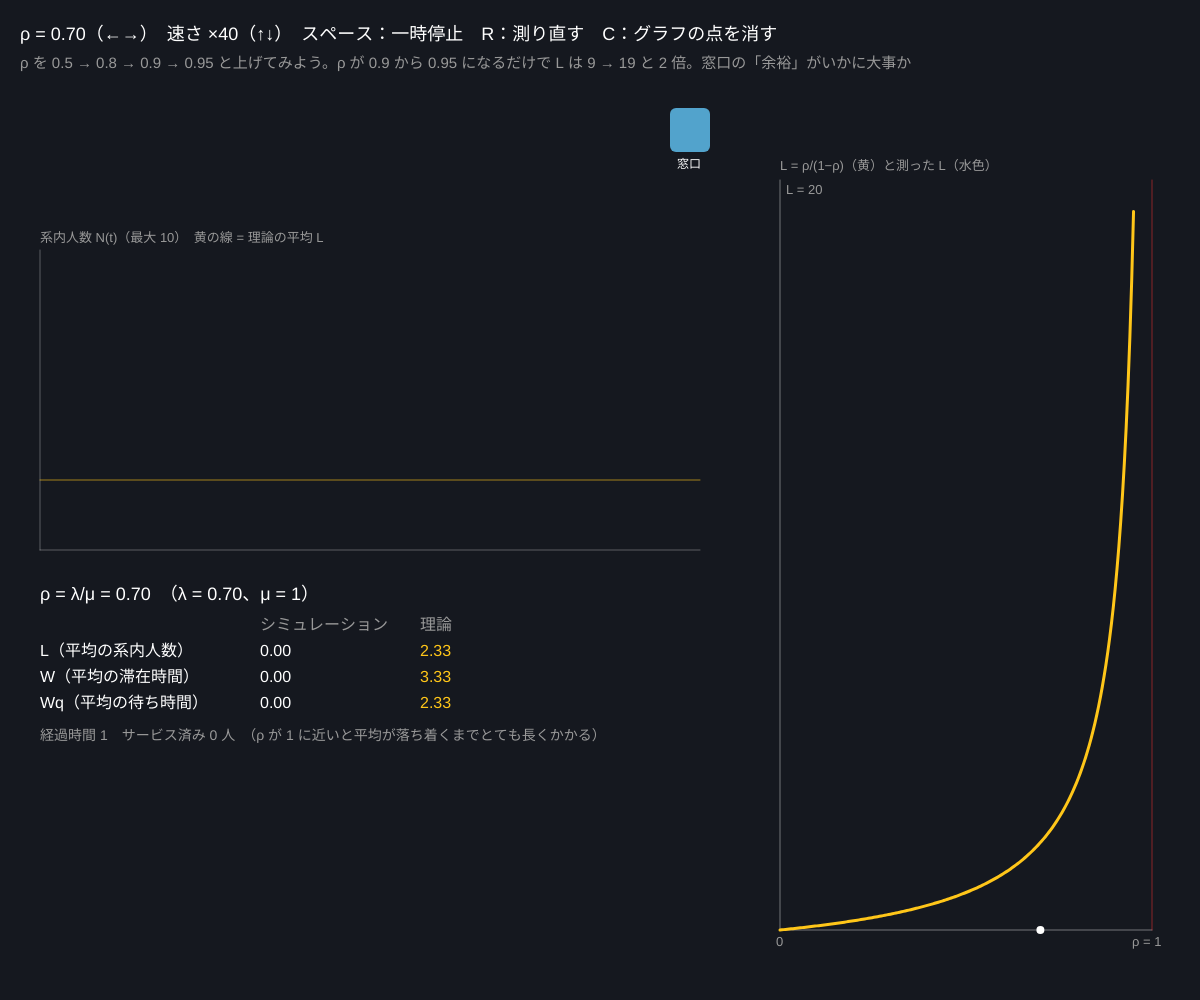
Frame 1 (no input)
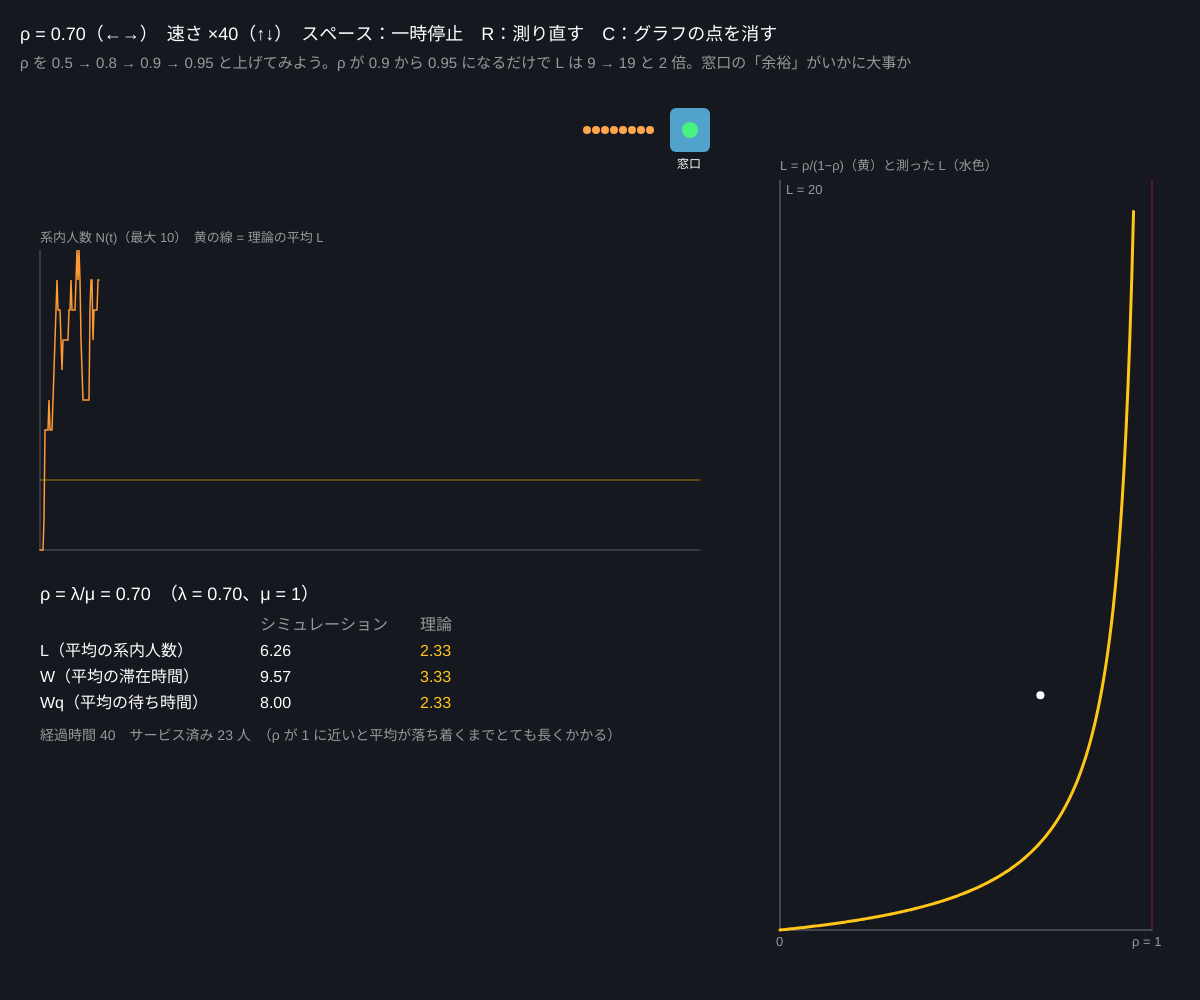
Frame 60 (no input)
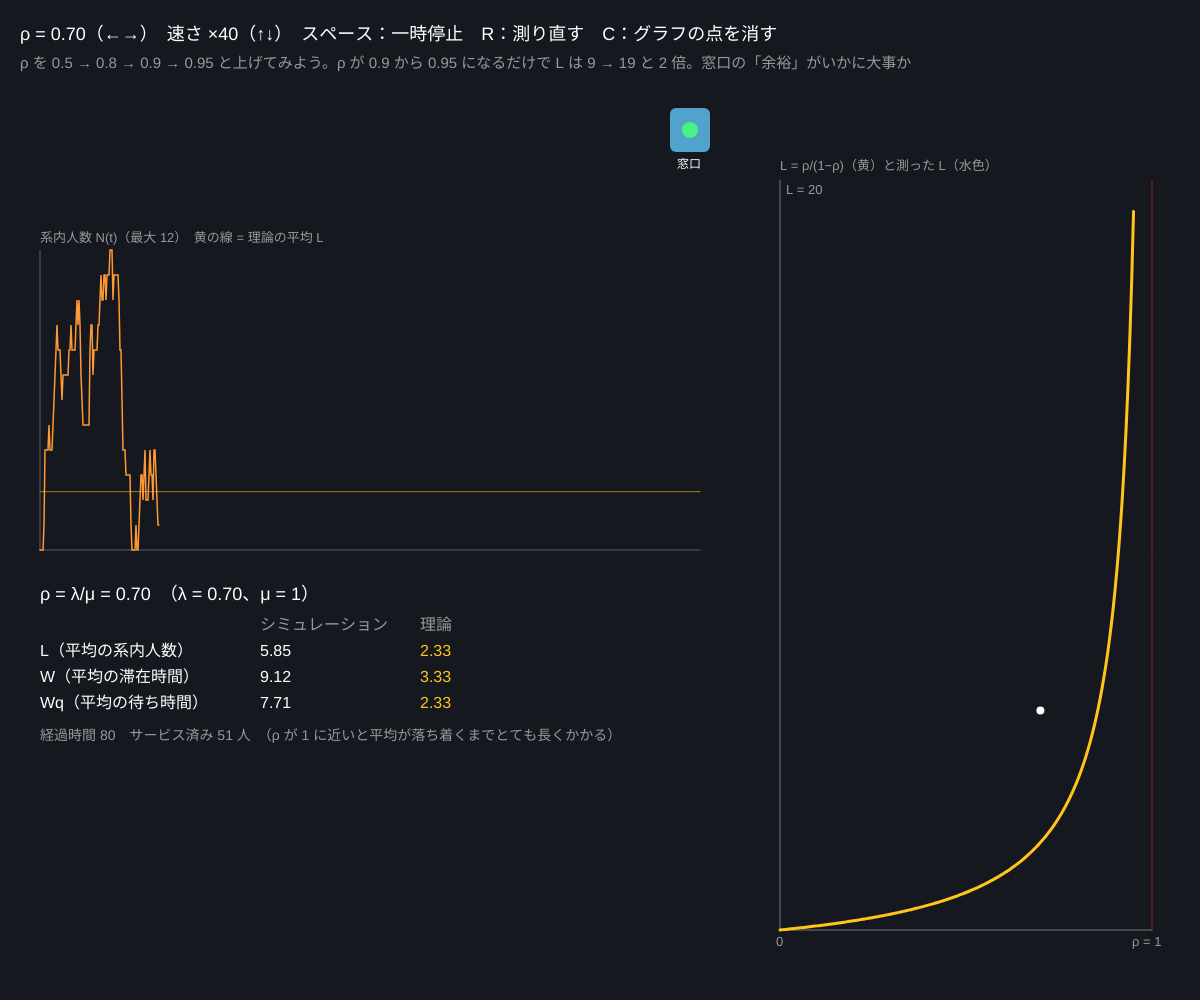
Frame 120 (the mouse pressed at the canvas centre since frame 60)

The p5.js sketch that drew these frames (run headless with seeded random() and noise() and a simulated clock; from frame 60 on, the mouse is pressed at the canvas centre):

// p5.js sketch
// ── sketch.js
// ============================================
// 03 M/M/1 待ち行列
// M（ポアソン到着）/ M（指数分布のサービス）/ 1（窓口 1 つ）。待ち行列理論のいちばん基本の模型
//   利用率 ρ = λ/μ　平均の系内人数 L = ρ/(1−ρ)　平均の滞在時間 W = 1/(μ−λ)
//   ρ → 1 で L も W も無限大に吹き上がる。「9 割しか使っていないのに大渋滞」
// ←→ = ρ / ↑↓ = 時間の速さ / スペース = 一時停止 / R = 測り直す / C = グラフの点を消す
// ============================================

let rhoList = [0.1, 0.2, 0.3, 0.4, 0.5, 0.6, 0.7, 0.8, 0.85, 0.9, 0.95, 0.98];   // ★ 選べる ρ
let ri = 6;
let mu = 1;                // ★ サービス率（平均サービス時間 = 1/μ）
let speed = 40;            // ★ 1 秒で進む時間
let paused = false;
let simT, nextArr, nextDep, inSys, areaN, nDone, sumW, sumWq, rec, measured = {};

function setup() {
  createCanvas(windowWidth, windowHeight);
  colorMode(HSB, 360, 100, 100, 100);
  resetSim();
}
function lam() { return rhoList[ri] * mu; }
function resetSim() {
  simT = 0; nextArr = expRand(lam()); nextDep = Infinity;
  inSys = []; areaN = 0; nDone = 0; sumW = 0; sumWq = 0; rec = [];
}

function advance(tEnd) {
  while (min(nextArr, nextDep) <= tEnd) {
    let tn = min(nextArr, nextDep);
    areaN += inSys.length * (tn - simT); simT = tn;
    if (nextArr <= nextDep) {
      inSys.push({ arr: simT, start: -1 });
      if (inSys.length === 1) { inSys[0].start = simT; nextDep = simT + expRand(mu); }
      nextArr = simT + expRand(lam());
      if (inSys.length > 3000) inSys.pop();           // 念のための上限
    } else {
      let c = inSys.shift(); nDone++; sumW += simT - c.arr; sumWq += c.start - c.arr;
      if (inSys.length > 0) { inSys[0].start = simT; nextDep = simT + expRand(mu); } else nextDep = Infinity;
    }
  }
  areaN += inSys.length * (tEnd - simT); simT = tEnd;
}

function draw() {
  background(220, 30, 12);
  if (!paused) advance(simT + speed / 60);
  if (!paused) { rec.push(inSys.length); if (rec.length > width * 0.55) rec.shift(); }
  let rho = rhoList[ri], L = areaN / max(simT, 1e-9);
  if (simT > 200) measured[rho] = L;

  // ---- 行列を点で
  let qx = width * 0.55, qy = 130;
  noStroke(); fill(200, 60, 80); rect(qx + 10, qy - 22, 40, 44, 6);
  fill(0, 0, 100); textSize(12); text('窓口', qx + 17, qy + 38);
  for (let i = 0; i < min(inSys.length, 60); i++) {
    fill(i === 0 ? color(140, 70, 95) : color(30, 70, 100));
    circle(i === 0 ? qx + 30 : qx - 10 - (i - 1) * 9, qy, 8 + (i === 0 ? 8 : 0));
  }
  if (inSys.length > 60) { fill(0, 80, 100); textSize(14); text('… +' + (inSys.length - 60), 40, qy + 5); }

  // ---- 系内人数 N(t) の変化
  let gx = 40, gy = height * 0.55, gw = width * 0.55, gh = height * 0.3;
  let top = max(10, ...rec);
  stroke(0, 0, 100, 30); strokeWeight(1); line(gx, gy, gx + gw, gy); line(gx, gy, gx, gy - gh);
  stroke(45, 90, 100, 60); let yL = gy - min(rho / (1 - rho) / top, 1) * gh; line(gx, yL, gx + gw, yL);
  noFill(); stroke(30, 80, 100); strokeWeight(1.5);
  beginShape(); for (let i = 0; i < rec.length; i++) vertex(gx + i, gy - rec[i] / top * gh); endShape();
  noStroke(); fill(0, 0, 60); textSize(13);
  text('系内人数 N(t)（最大 ' + top + '）　黄の線 = 理論の平均 L', gx, gy - gh - 8);

  // ---- 数字
  let Lth = rho / (1 - rho), Wth = 1 / (mu - lam()), Wqth = rho / (mu - lam());
  let tx = 40, ty = gy + 50;
  textSize(18); fill(0, 0, 100);
  text('ρ = λ/μ = ' + nf(rho, 1, 2) + '　（λ = ' + nf(lam(), 1, 2) + '、μ = ' + mu + '）', tx, ty);
  textSize(16);
  let rows = [['', 'シミュレーション', '理論'], ['L（平均の系内人数）', nf(L, 1, 2), nf(Lth, 1, 2)],
    ['W（平均の滞在時間）', nf(sumW / max(nDone, 1), 1, 2), nf(Wth, 1, 2)], ['Wq（平均の待ち時間）', nf(sumWq / max(nDone, 1), 1, 2), nf(Wqth, 1, 2)]];
  for (let i = 0; i < rows.length; i++) for (let j = 0; j < 3; j++) { fill(i === 0 ? color(0, 0, 60) : j === 2 ? color(45, 90, 100) : color(0, 0, 100)); text(rows[i][j], tx + [0, 220, 380][j], ty + 30 + i * 26); }
  fill(0, 0, 60); textSize(14);
  text('経過時間 ' + nf(simT, 1, 0) + '　サービス済み ' + nDone + ' 人　（ρ が 1 に近いと平均が落ち着くまでとても長くかかる）', tx, ty + 30 + 4 * 26 + 6);

  // ---- 右：L と ρ の関係
  let px = width * 0.65, py = height - 70, pw = width * 0.31, ph = height - 250;
  let Lmax = 20;
  stroke(0, 0, 100, 40); strokeWeight(1); line(px, py, px + pw, py); line(px, py, px, py - ph);
  stroke(0, 80, 100, 50); line(px + pw, py, px + pw, py - ph);
  noFill(); stroke(45, 90, 100); strokeWeight(3);
  beginShape(); for (let i = 0; i < 200; i++) { let r = i / 200 * 0.99; let v = r / (1 - r); if (v > Lmax) break; vertex(px + r * pw, py - v / Lmax * ph); } endShape();
  noStroke();
  for (let k in measured) { fill(190, 70, 100); circle(px + Number(k) * pw, py - min(measured[k], Lmax) / Lmax * ph, 12); }
  fill(0, 0, 100); circle(px + rho * pw, py - min(L, Lmax) / Lmax * ph, 8);
  fill(0, 0, 60); textSize(13);
  text('L = ρ/(1−ρ)（黄）と測った L（水色）', px, py - ph - 10);
  text('0', px - 4, py + 16); text('ρ = 1', px + pw - 20, py + 16); text('L = ' + Lmax, px + 6, py - ph + 14);

  fill(0, 0, 100); textSize(18);
  text('ρ = ' + nf(rho, 1, 2) + '（←→）　速さ ×' + speed + '（↑↓）　' + (paused ? '一時停止中' : 'スペース：一時停止') + '　R：測り直す　C：グラフの点を消す', 20, 40);
  fill(0, 0, 60); textSize(15);
  text('ρ を 0.5 → 0.8 → 0.9 → 0.95 と上げてみよう。ρ が 0.9 から 0.95 になるだけで L は 9 → 19 と 2 倍。窓口の「余裕」がいかに大事か', 20, 68);
}

function keyPressed() {
  if (key === RIGHT_ARROW) { ri = min(rhoList.length - 1, ri + 1); resetSim(); }
  if (key === LEFT_ARROW) { ri = max(0, ri - 1); resetSim(); }
  if (key === UP_ARROW) speed = min(2000, speed * 2);
  if (key === DOWN_ARROW) speed = max(1, speed / 2);
  if (key === ' ') paused = !paused;
  if (key === 'r' || key === 'R') resetSim();
  if (key === 'c' || key === 'C') measured = {};
}

// ---------- やってみよう ----------
// 1. すべての ρ で ↑ を押して速く回し、水色の点を集める。理論の曲線に乗る？
// 2. ρ = 0.98 で N(t) のグラフを見る。平均 49 人のはずなのに、0 人の時間もある。なぜ？
// 3. 窓口の人件費を減らすため ρ を 0.7 → 0.9 にしたら、待ち時間は何倍になる？（W = 1/(μ−λ) で計算）
// 4. mu = 2 にして同じ ρ で比べる。L は同じで W は半分になるのはなぜ？（04 リトルの法則）

// ==================================================
// ここから下は「道具」
// ==================================================
function expRand(rate) { return -Math.log(1 - Math.random()) / rate; }
